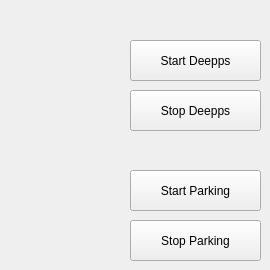
        <widget class="QWidget" name="tabParking">
         <attribute name="title">
          <string>Parking</string>
         </attribute>
         <widget class="QPushButton" name="startDeeppsManually">
          <property name="geometry">
           <rect>
            <x>130</x>
            <y>40</y>
            <width>131</width>
            <height>41</height>
           </rect>
          </property>
          <property name="text">
           <string>Start Deepps</string>
          </property>
         </widget>
         <widget class="QPushButton" name="stopDeeppsManually">
          <property name="geometry">
           <rect>
            <x>130</x>
            <y>90</y>
            <width>131</width>
            <height>41</height>
           </rect>
          </property>
          <property name="text">
           <string>Stop Deepps</string>
          </property>
         </widget>
         <widget class="QPushButton" name="startParkingManually">
          <property name="geometry">
           <rect>
            <x>130</x>
            <y>170</y>
            <width>131</width>
            <height>41</height>
           </rect>
          </property>
          <property name="text">
           <string>Start Parking</string>
          </property>
         </widget>
         <widget class="QPushButton" name="stopParkingManually">
          <property name="geometry">
           <rect>
            <x>130</x>
            <y>220</y>
            <width>131</width>
            <height>41</height>
           </rect>
          </property>
          <property name="text">
           <string>Stop Parking</string>
          </property>
         </widget>
        </widget>
